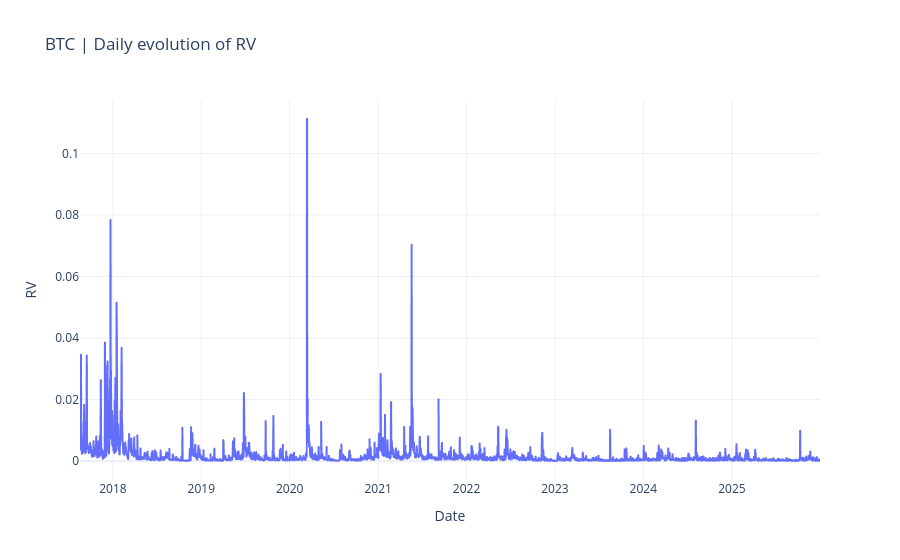
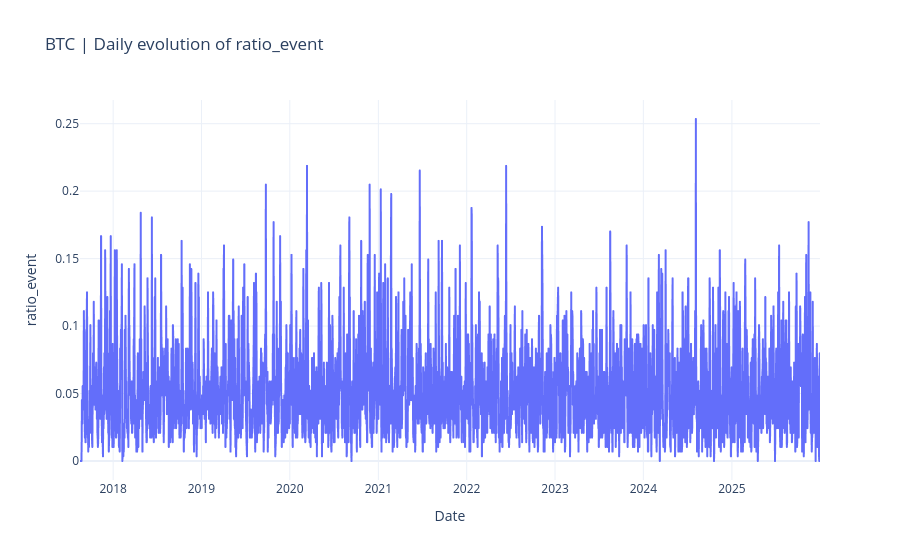
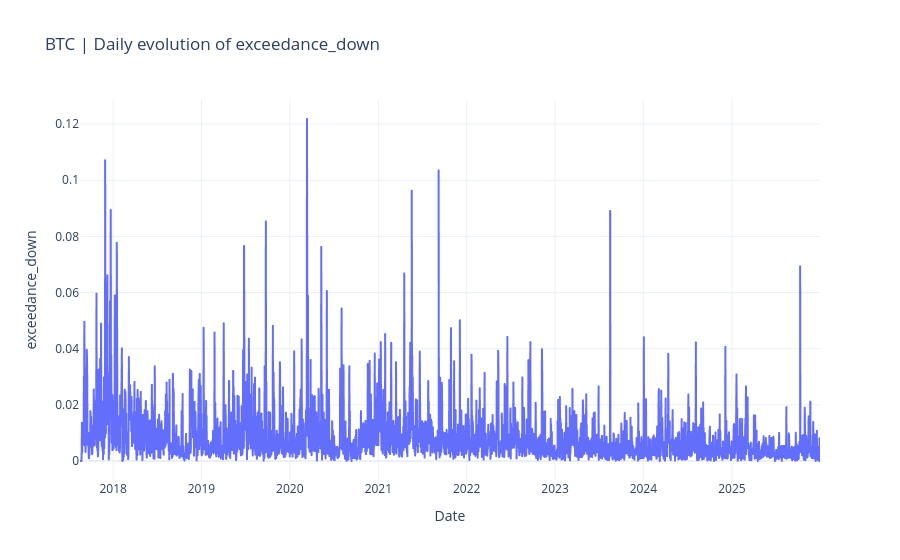
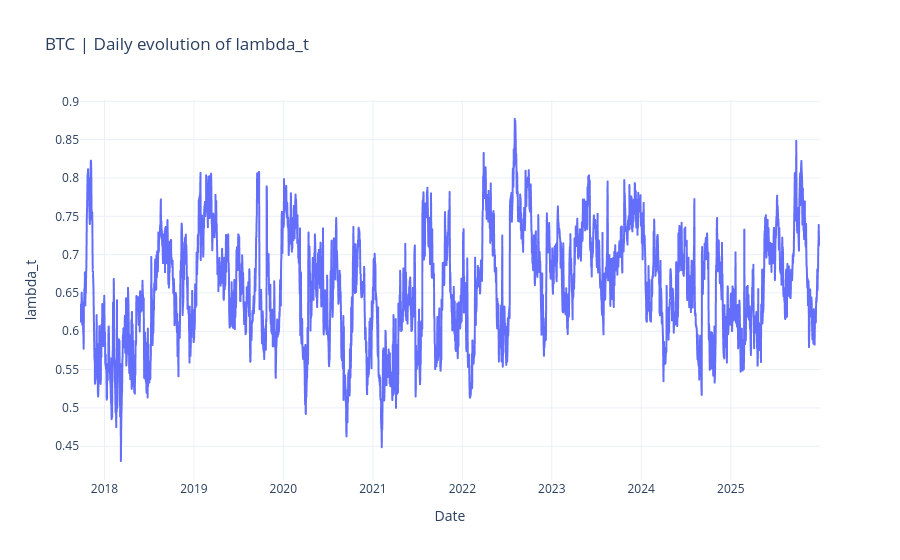

Notebook cell for these charts, in order:
### Code cell
# 1) Daily feature evolution + descriptive statistics

feature_frames = []

for coin in DATA_COINS:
    rv_path = daily_rv_root / f"{coin}_rv.parquet"
    if not rv_path.exists():
        print(f"Skipping {coin}: daily file not found -> {rv_path}")
        continue

    df = pd.read_parquet(rv_path).copy()

    if isinstance(df.index, pd.DatetimeIndex):
        df["date"] = pd.to_datetime(df.index, errors="coerce")
    elif "date" in df.columns:
        df["date"] = pd.to_datetime(df["date"], errors="coerce")
    elif "time" in df.columns:
        df["date"] = pd.to_datetime(df["time"], errors="coerce")
    else:
        df["date"] = pd.NaT

    df["coin"] = coin
    available = [c for c in FEATURE_COLUMNS if c in df.columns]
    if not available:
        print(f"Skipping {coin}: none of {FEATURE_COLUMNS} found")
        continue

    keep_cols = ["date", "coin"] + available
    feature_frames.append(df[keep_cols])

if not feature_frames:
    raise RuntimeError("No daily feature data found for selected coins")

features_df = pd.concat(feature_frames, ignore_index=True)
features_df = features_df.dropna(subset=["date"]).copy()

for col in FEATURE_COLUMNS:
    if col in features_df.columns:
        features_df[col] = pd.to_numeric(features_df[col], errors="coerce")

for coin in sorted(features_df["coin"].dropna().astype(str).unique().tolist()):
    coin_df = features_df.loc[features_df["coin"].astype(str) == coin].copy()

    for feature in FEATURE_COLUMNS:
        if feature not in coin_df.columns:
            print(f"Skipping {coin} | {feature}: column not present")
            continue

        plot_df = coin_df[["date", feature]].dropna(subset=[feature]).copy()
        if plot_df.empty:
            print(f"Skipping {coin} | {feature}: no non-null numeric values")
            continue

        plot_df = plot_df.sort_values("date").reset_index(drop=True)

        fig = px.line(
            plot_df,
            x="date",
            y=feature,
            title=f"{coin} | Daily evolution of {feature}",
            labels={"date": "Date", feature: feature},
        )
        fig.update_layout(template="plotly_white")
        fig.show()

        stats_table = pd.DataFrame(
            {
                "coin": [coin],
                "feature": [feature],
                "min": [plot_df[feature].min()],
                "q25": [plot_df[feature].quantile(0.25)],
                "median": [plot_df[feature].median()],
                "q75": [plot_df[feature].quantile(0.75)],
                "max": [plot_df[feature].max()],
                "mean": [plot_df[feature].mean()],
                "std": [plot_df[feature].std()],
            }
        )

        print(f"Descriptive statistics for {coin} | {feature}")
        display(stats_table)

### Figure 1 — Plotly figure (JSON) as saved in the notebook; plotly's stock layout.template omitted (floating-point values rounded to 4 significant figures; data arrays with more than 128 entries replaced by an {"elided": "..."} marker saying what was removed)
{"data": [{"hovertemplate": "Date=%{x}<br>RV=%{y}<extra></extra>", "legendgroup": "", "line": {"color": "#636efa", "dash": "solid"}, "marker": {"symbol": "circle"}, "mode": "lines", "name": "", "showlegend": false, "type": "scattergl", "x": {"elided": "3041 str values"}, "xaxis": "x", "y": {"elided": "3041 float values"}, "yaxis": "y"}], "layout": {"legend": {"tracegroupgap": 0}, "title": {"text": "BTC | Daily evolution of RV"}, "xaxis": {"anchor": "y", "domain": [0, 1], "title": {"text": "Date"}}, "yaxis": {"anchor": "x", "domain": [0, 1], "title": {"text": "RV"}}}}

### Figure 2 — Plotly figure (JSON) as saved in the notebook; plotly's stock layout.template omitted (floating-point values rounded to 4 significant figures; data arrays with more than 128 entries replaced by an {"elided": "..."} marker saying what was removed)
{"data": [{"hovertemplate": "Date=%{x}<br>ratio_event=%{y}<extra></extra>", "legendgroup": "", "line": {"color": "#636efa", "dash": "solid"}, "marker": {"symbol": "circle"}, "mode": "lines", "name": "", "showlegend": false, "type": "scattergl", "x": {"elided": "3059 str values"}, "xaxis": "x", "y": {"elided": "3059 float values"}, "yaxis": "y"}], "layout": {"legend": {"tracegroupgap": 0}, "title": {"text": "BTC | Daily evolution of ratio_event"}, "xaxis": {"anchor": "y", "domain": [0, 1], "title": {"text": "Date"}}, "yaxis": {"anchor": "x", "domain": [0, 1], "title": {"text": "ratio_event"}}}}

### Figure 3 — Plotly figure (JSON) as saved in the notebook; plotly's stock layout.template omitted (floating-point values rounded to 4 significant figures; data arrays with more than 128 entries replaced by an {"elided": "..."} marker saying what was removed)
{"data": [{"hovertemplate": "Date=%{x}<br>exceedance_down=%{y}<extra></extra>", "legendgroup": "", "line": {"color": "#636efa", "dash": "solid"}, "marker": {"symbol": "circle"}, "mode": "lines", "name": "", "showlegend": false, "type": "scattergl", "x": {"elided": "3059 str values"}, "xaxis": "x", "y": {"elided": "3059 float values"}, "yaxis": "y"}], "layout": {"legend": {"tracegroupgap": 0}, "title": {"text": "BTC | Daily evolution of exceedance_down"}, "xaxis": {"anchor": "y", "domain": [0, 1], "title": {"text": "Date"}}, "yaxis": {"anchor": "x", "domain": [0, 1], "title": {"text": "exceedance_down"}}}}

### Figure 4 — Plotly figure (JSON) as saved in the notebook; plotly's stock layout.template omitted (floating-point values rounded to 4 significant figures; data arrays with more than 128 entries replaced by an {"elided": "..."} marker saying what was removed)
{"data": [{"hovertemplate": "Date=%{x}<br>lambda_t=%{y}<extra></extra>", "legendgroup": "", "line": {"color": "#636efa", "dash": "solid"}, "marker": {"symbol": "circle"}, "mode": "lines", "name": "", "showlegend": false, "type": "scattergl", "x": {"elided": "3022 str values"}, "xaxis": "x", "y": {"elided": "3022 float values"}, "yaxis": "y"}], "layout": {"legend": {"tracegroupgap": 0}, "title": {"text": "BTC | Daily evolution of lambda_t"}, "xaxis": {"anchor": "y", "domain": [0, 1], "title": {"text": "Date"}}, "yaxis": {"anchor": "x", "domain": [0, 1], "title": {"text": "lambda_t"}}}}
